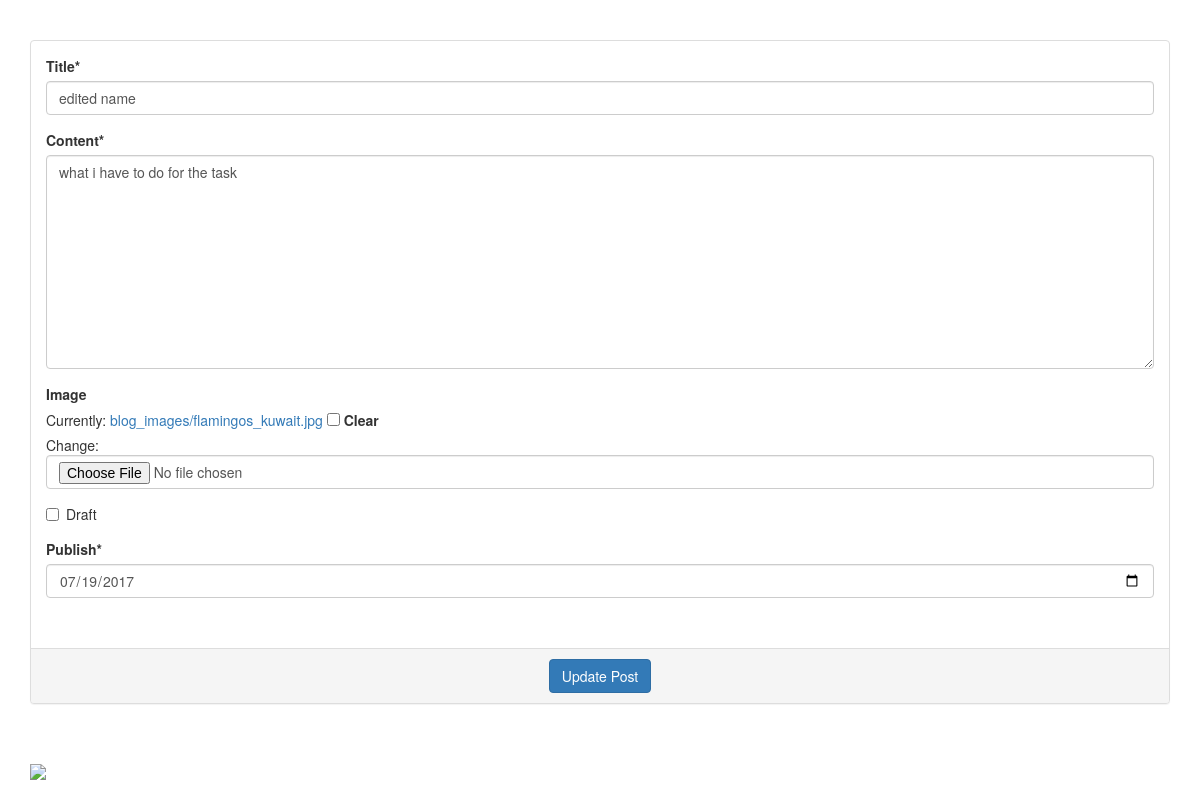
/update/edited-name/ (signed in), run on the app's committed database.
### post/models.py (models this page shows, shortened)
class Post(models.Model):
	author = models.ForeignKey(User, default=1)
	title = models.CharField(max_length=140)
	content = models.TextField()
	draft = models.BooleanField(default=False)
	image = models.ImageField(upload_to="blog_images", null=True, blank=True)
	updated = models.DateTimeField(auto_now=True)
	timestamp = models.DateTimeField(auto_now_add=True)
	publish = models.DateField()
	slug = models.SlugField(unique=True)

### post/views.py (the view, shortened to what this page needs)
# urls.py: url(r'^update/(?P<slug>[-\w]+)/$', views.post_update, name="update"),
def post_update(request, slug):
	if not (request.user.is_superuser):
		raise Http404
	post_object = get_object_or_404(Post, slug=slug)
	form = PostForm(request.POST or None, request.FILES or None, instance=post_object)
	context = {
		"form": form,
		"post_object": post_object,
	}
	return render(request, 'update.html', context)

### post/forms.py
class PostForm(forms.ModelForm):
	class Meta:
		model = Post
		fields = ['title', 'content', 'image', 'draft', 'publish']
		widgets = {
		'publish': forms.DateInput(attrs={"type":"date"}),
		}

### post/templates/update.html (shortened to what this page needs)
<!DOCTYPE html>
{% load static %}
{% load crispy_forms_tags %}
<html>
<head>
	<link rel="stylesheet" type="text/css" href="{% static 'css/bootstrap.min.css' %}">
</head>
<body>
<div class="container">
<br><br>
<div class="panel panel-default">
  <div class="panel-body">
    <form method="Post" action="{% url 'posts:update' slug=post_object.slug %}" enctype="multipart/form-data">
{{form|crispy}}<br></div>
<div class="panel-footer"><div align="center">
<input class="btn btn-primary" type="submit" value="Update Post"></div>
</form></div></form></div>
<br><br>
<div>
<div align="center"> <img class="img-responsive" src="https://dev.dutil.com/wp-content/uploads/2016/12/update.jpg"></div>
</div>
</body>
</html>

### data on the page
Post: title "edited name", content "what i have to do for the task", publish "07/19/2017"
